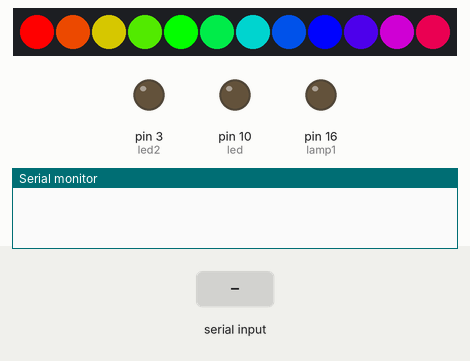
Recording of a sketch running on a simulated Arduino Uno, built with avr-gcc and run on an emulated ATmega328P. On the bench: 12 RGB LEDs in strip order, left to right, output pins drawn as LEDs (lit = HIGH), the last lines printed to the serial monitor. Inputs (shaded band) come from the test bench. Dim RGB values are drawn brighter than linear.

Above: at 5.0 s.
5.1 s: "a90\n" received over the second serial link
At 6.1 s:
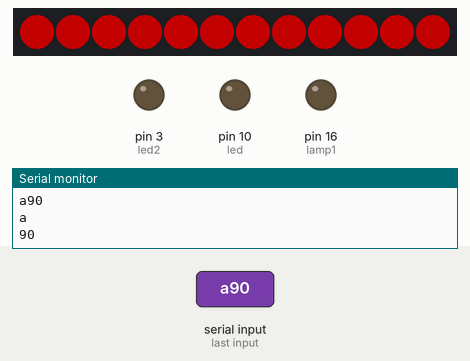
6.6 s: "a;45\n" received over the second serial link
At 7.7 s:
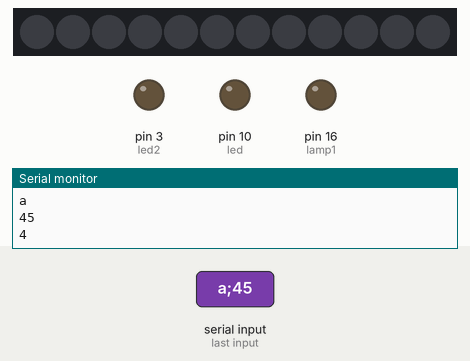
8.1 s: "b90\n" received over the second serial link
At 9.3 s:
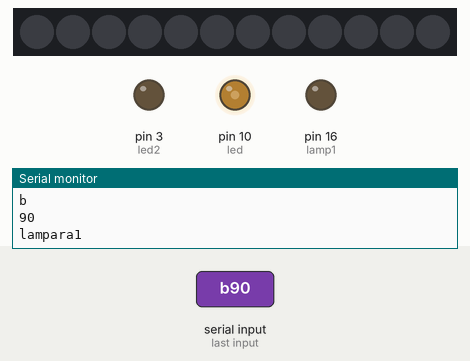
9.6 s: "c90\n" received over the second serial link
At 10.7 s:
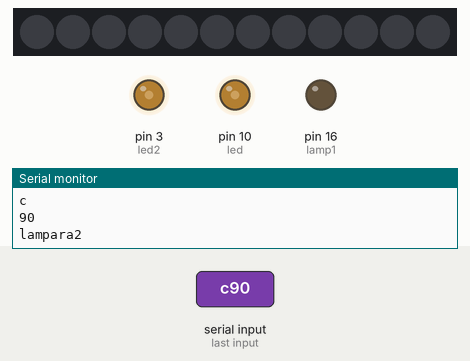
11.1 s: "d90\n" received over the second serial link
At 11.8 s:
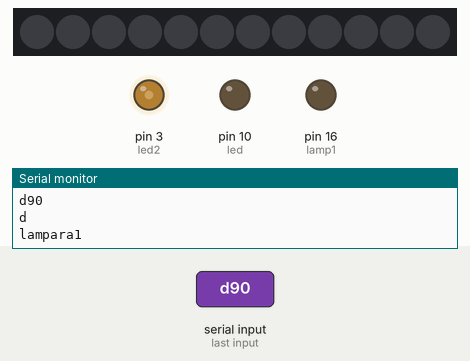
Timing chart, 0 to 13.6 s (numbered marks = the images above; inputs shaded):
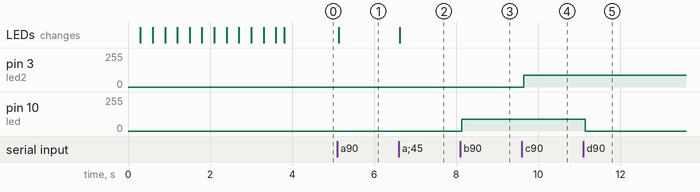

Measured:
- after the input at 5.1 s, the LEDs: change at once (image 1)
- after the input at 6.6 s, the LEDs: change at once (image 2)
- after the input at 8.1 s, pin 10 (led): 0/255 → 90/255 at once
- after the input at 9.6 s, pin 3 (led2): 0/255 → 90/255 at once
- after the input at 11.1 s, pin 10 (led): 90/255 → 0/255 at once

The sketch:

sketch_mar15a.ino
```cpp
#include <SoftwareSerial.h> //Librería que permite establecer comunicación serie en otros pins
#include <Adafruit_NeoPixel.h>

SoftwareSerial BT(8,9); //10 RX, 11 TX.
int led = 10;
int led2 = 3;
int lamp1 = 16;
int np = 6;
String readString;


byte r, g, b;

char input;

Adafruit_NeoPixel halofx = Adafruit_NeoPixel(12, np, NEO_GRB + NEO_KHZ800);

void setup()
{

  pinMode(led, OUTPUT);
  pinMode(led2, OUTPUT);
  pinMode(lamp1, OUTPUT);


  BT.begin(9600); //Velocidad del puerto del módulo Bluetooth
  Serial.begin(9600); //Abrimos la comunicación serie con el PC y establecemos velocidad

  halofx.begin();
  halofx.show(); // Initialize all pixels to 'off'

  rainbowCycle(2);

}

void loop()
{

String valStr;


while (BT.available()) {
delay(10);  //small delay to allow input buffer to fill

char c = BT.read();  //gets one byte from serial buffer
if (c == ';') {
break;
}  //breaks out of capture loop to print readstring
readString += c;
} //makes the string readString

if (readString.length() > 0){
Serial.println(readString);

char command = readString[0];
Serial.println(command);

switch (command) {
  case 'a':
  setColor(readString);
  break;
  case 'b':
    valStr =
    readString.substring(1, 4);


    Serial.println(valStr);
    analogWrite(led, valStr.toInt());
    Serial.println("lampara1");
  break;
  case 'c':
    valStr =
    readString.substring(1, 4);


    Serial.println(valStr);
    analogWrite(led2, valStr.toInt());
    Serial.println("lampara2");
    break;
  case 'd':
    digitalWrite(led, LOW);
    Serial.println("lampara1");
  break;
  case 'e':
    digitalWrite(led2, LOW);
    Serial.println("lampara2");


  }

readString = "";
}

    //


}

void setColor(String command){
  String rpart = command.substring(1, 4);
  String gpart = command.substring(4, 7);
  String bpart = command.substring(7, 10);

  Serial.println(rpart);
  Serial.println(gpart);
  Serial.println(bpart);

  r = rpart.toInt();
  g = gpart.toInt();
  b = bpart.toInt();

  for (int i = 0; i <= 11; i++){
    halofx.setPixelColor(i, r, g, b);
  }
  halofx.show();
}


void rainbowCycle(uint8_t wait) {
  uint16_t i, j;

  for(j=0; j<256*5; j++) { // 5 cycles of all colors on wheel
    for(i=0; i< halofx.numPixels(); i++) {
      halofx.setPixelColor(i, Wheel(((i * 256 / halofx.numPixels()) + j) & 255));
    }
    halofx.show();
    delay(wait);
  }
}

uint32_t Wheel(byte WheelPos) {
  WheelPos = 255 - WheelPos;
  if(WheelPos < 85) {
    return halofx.Color(255 - WheelPos * 3, 0, WheelPos * 3);
  }
  if(WheelPos < 170) {
    WheelPos -= 85;
    return halofx.Color(0, WheelPos * 3, 255 - WheelPos * 3);
  }
  WheelPos -= 170;
  return halofx.Color(WheelPos * 3, 255 - WheelPos * 3, 0);
}
```
